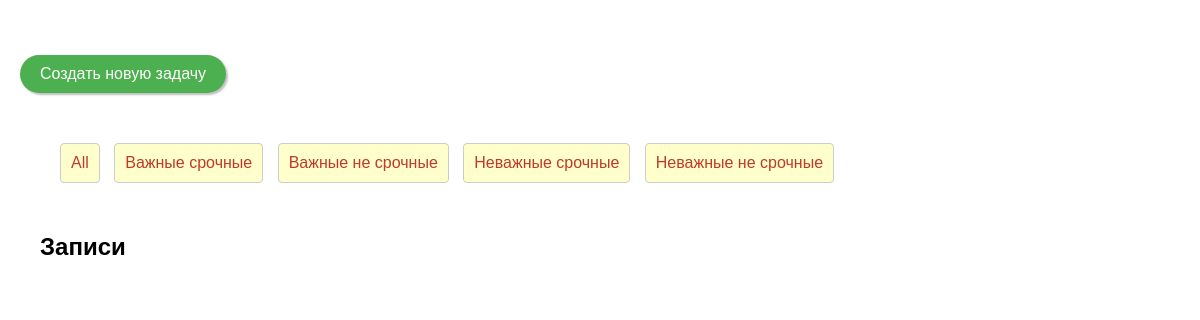
Before: /notes/list (signed in) with the older database file.
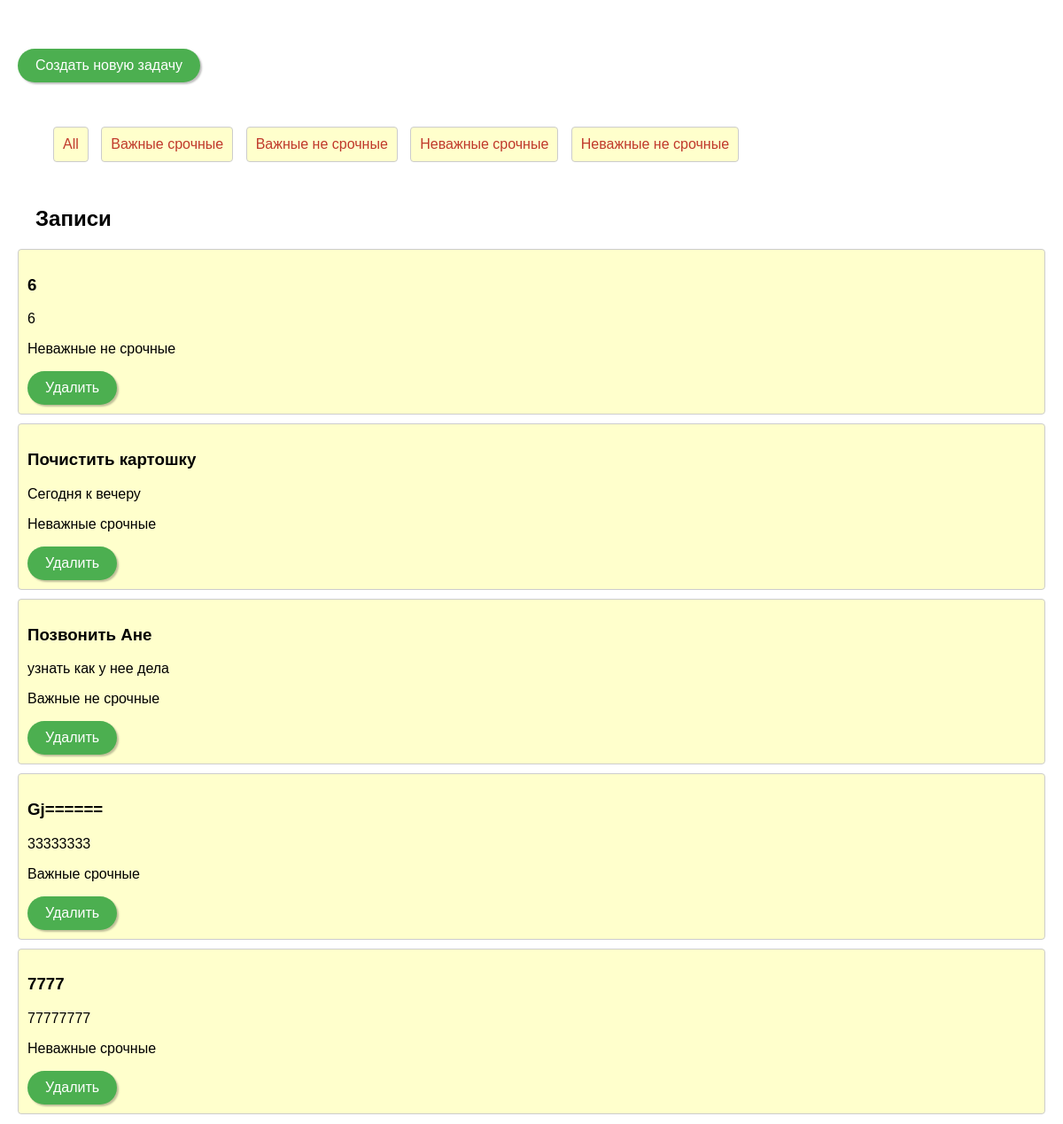
After: the same page with the newer database file.
### notes/models.py (models this page shows)
class Notes(models.Model):
    TOPIC_TYPES = [
        (1, 'Важные срочные'),
        (2, 'Важные не срочные'),
        (3, 'Неважные срочные'),
        (4, 'Неважные не срочные'),
    ]
    title = models.CharField(max_length=50)
    text = models.TextField(max_length=1500)
    reminder = models.DateTimeField(null=True, blank=True)
    author = models.ForeignKey(User, on_delete=models.CASCADE, related_name='author')
    type = models.IntegerField(choices=TOPIC_TYPES)
    class Meta:
        verbose_name = _("Notes")
        verbose_name_plural = _("Notes")

### notes/views.py (the view)
# urls.py: path('list', My_notes),
def My_notes(request):
    my_notes = Notes.objects.filter(author_id=request.user.id)
    context = {'my2': my_notes}
    return render(request, 'profile.html', context)

### notes_app/templates/profile.html (shortened to what this page needs)
{% load static %}
<!DOCTYPE html>
<html>
<head>
    <link rel="stylesheet" href="{% static 'css/styles.css' %}">
</head>
<body>
	<div class="container">
		<br>
        <br>
        <br>
        <a class="form" href="/notes/form">Создать новую задачу</a>
                <ul class="menu">
					<li><a href="/notes/notes_list">All</a></li>
					<li><a href="/notes/notes_list?type=1">Важные срочные</a></li>
					<li><a href="/notes/notes_list?type=2">Важные не срочные</a></li>
					<li><a href="/notes/notes_list?type=3">Неважные срочные</a></li>
                    <li><a href="/notes/notes_list?type=4">Неважные не срочные</a></li>
				</ul>
		<h2>Записи</h2>
        <ul>
            {% for i in my2 %}
                <li>
                    <h3>{{ i.title }}</h3>
                    <p>{{ i.text }}</p>
                    <p>{{ i.get_type_display }}</p>
                    <div class="actions">
                        <a class="form" href="/notes/delete?my_id={{ i.id }}">Удалить</a>
                    </div>
                </li>
            {% endfor %}
        </ul>
	</div>
</body>
</html>

Changed rows visible on the page:
added Notes: title "6", text "6", type "Неважные не срочные"
added Notes: title "Почистить картошку", text "Сегодня к вечеру", type "Неважные срочные"
added Notes: title "Позвонить Ане", text "узнать как у нее дела", type "Важные не срочные"
added Notes: title "Gj======", text "33333333", type "Важные срочные"
added Notes: title "7777", text "77777777", type "Неважные срочные"
